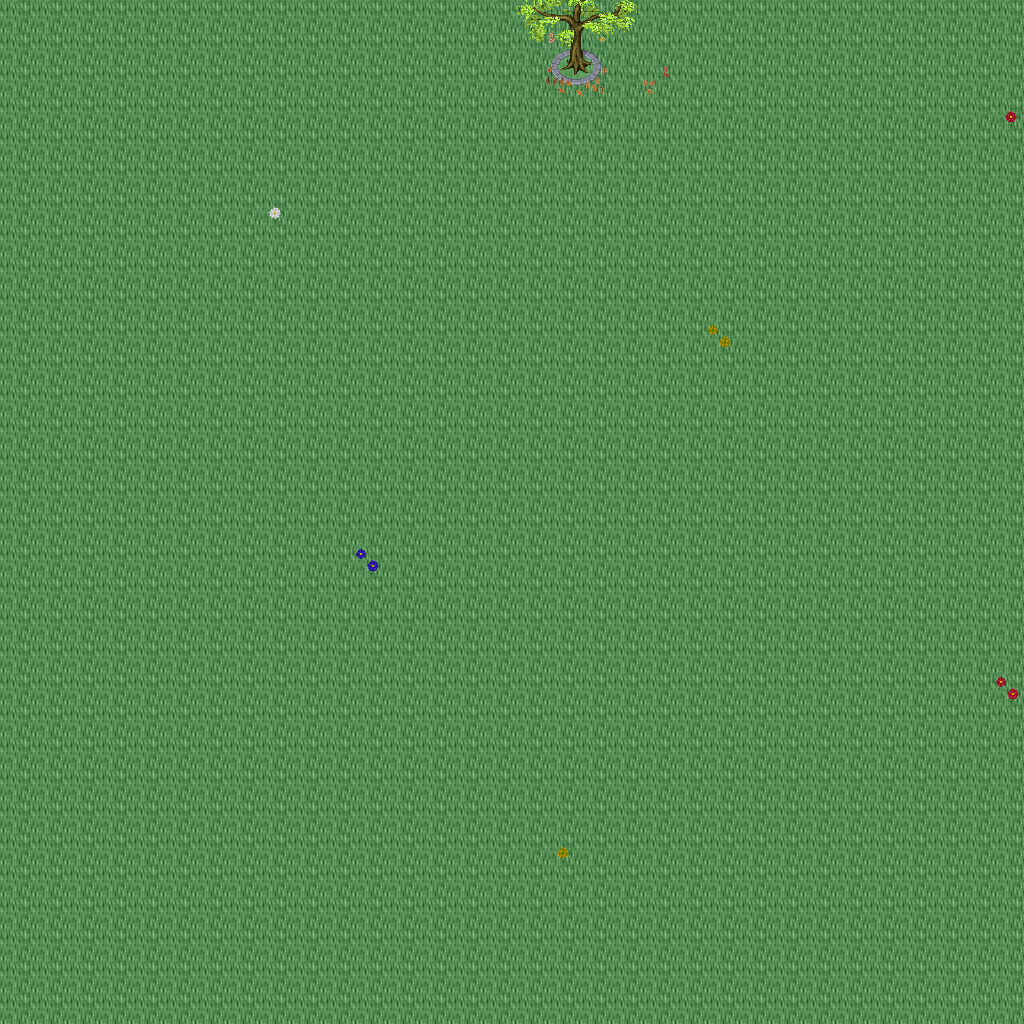

The image is a tile-based game level rendered from a .tmx file. Its description and source (layers, tilesets, objects; grid data summarised) follow:
An orthogonal 32x32 tile map with 32x32 px tiles, 5 tile layers (Ground, Objects, Objects2, Above, ...), 1 hidden layer not drawn, 32 tilesets.

<map version="1.10" tiledversion="1.11.0" orientation="orthogonal" renderorder="right-down" width="32" height="32" tilewidth="32" tileheight="32" infinite="0" nextlayerid="11" nextobjectid="1">
 <tileset firstgid="1" name="logic_collision" tilewidth="32" tileheight="32" tilecount="1" columns="1">
  <image source="../drawable/logic_collision.png" width="32" height="32" />
 </tileset>
 <tileset firstgid="2" name="ground_ground" tilewidth="32" tileheight="32" tilecount="33" columns="3">
  <image source="../drawable/ground_ground.png" width="96" height="352" />
 </tileset>
 <tileset firstgid="35" name="building_castle" tilewidth="32" tileheight="32" tilecount="320" columns="20">
  <image source="../drawable/building_castle.png" width="640" height="512" />
 </tileset>
 <tileset firstgid="355" name="building_roof_blue" tilewidth="32" tileheight="32" tilecount="20" columns="5">
  <image source="../drawable/building_roof_blue.png" width="160" height="128" />
 </tileset>
 <tileset firstgid="375" name="item_weapon_cannon" tilewidth="32" tileheight="32" tilecount="12" columns="3">
  <image source="../drawable/item_weapon_cannon.png" width="96" height="128" />
 </tileset>
 <tileset firstgid="387" name="ground_stonecircle" tilewidth="32" tileheight="32" tilecount="81" columns="9">
  <image source="../drawable/ground_stonecircle.png" width="288" height="288" />
 </tileset>
 <tileset firstgid="468" name="ground_grass_edges" tilewidth="32" tileheight="32" tilecount="36" columns="12">
  <image source="../drawable/ground_grass_edges.png" width="384" height="96" />
 </tileset>
 <tileset firstgid="504" name="ground_grass_corners" tilewidth="32" tileheight="32" tilecount="24" columns="6">
  <image source="../drawable/ground_grass_corners.png" width="192" height="128" />
 </tileset>
 <tileset firstgid="528" name="plant_tree_fall_trees" tilewidth="32" tileheight="32" tilecount="40" columns="8">
  <image source="../drawable/plant_tree_fall_trees.png" width="256" height="160" />
 </tileset>
 <tileset firstgid="568" name="plant_tree_locust_tree" tilewidth="32" tileheight="32" tilecount="20" columns="4">
  <image source="../drawable/plant_tree_locust_tree.png" width="128" height="160" />
 </tileset>
 <tileset firstgid="588" name="furniture_light_lamp_blue" tilewidth="32" tileheight="32" tilecount="3" columns="1">
  <image source="../drawable/furniture_light_lamp_blue.png" width="32" height="96" />
 </tileset>
 <tileset firstgid="591" name="item_pot_pot_purple" tilewidth="32" tileheight="32" tilecount="1" columns="1">
  <image source="../drawable/item_pot_pot_purple.png" width="32" height="32" />
 </tileset>
 <tileset firstgid="592" name="item_pot_barrel_with_flower" tilewidth="32" tileheight="32" tilecount="2" columns="2">
  <image source="../drawable/item_pot_barrel_with_flower.png" width="64" height="32" />
 </tileset>
 <tileset firstgid="594" name="item_textile_laundry" tilewidth="32" tileheight="32" tilecount="16" columns="4">
  <image source="../drawable/item_textile_laundry.png" width="128" height="128" />
 </tileset>
 <tileset firstgid="610" name="plant_flower_daisy_blue" tilewidth="32" tileheight="32" tilecount="8" columns="2">
  <image source="../drawable/plant_flower_daisy_blue.png" width="64" height="128" />
 </tileset>
 <tileset firstgid="618" name="plant_flower_daisy_red" tilewidth="32" tileheight="32" tilecount="8" columns="2">
  <image source="../drawable/plant_flower_daisy_red.png" width="64" height="128" />
 </tileset>
 <tileset firstgid="626" name="plant_flower_daisy_white" tilewidth="32" tileheight="32" tilecount="8" columns="2">
  <image source="../drawable/plant_flower_daisy_white.png" width="64" height="128" />
 </tileset>
 <tileset firstgid="634" name="plant_flower_daisy_yellow" tilewidth="32" tileheight="32" tilecount="8" columns="2">
  <image source="../drawable/plant_flower_daisy_yellow.png" width="64" height="128" />
 </tileset>
 <tileset firstgid="642" name="light_dim_light_7x5" tilewidth="32" tileheight="32" tilecount="35" columns="7">
  <image source="../drawable/light_dim_light_7x5.png" width="224" height="160" />
 </tileset>
 <tileset firstgid="677" name="plant_stump_small_stump" tilewidth="32" tileheight="32" tilecount="4" columns="2">
  <image source="../drawable/plant_stump_small_stump.png" width="64" height="64" />
 </tileset>
 <tileset firstgid="681" name="plant_stump_stump_pale_purple" tilewidth="32" tileheight="32" tilecount="4" columns="2">
  <image source="../drawable/plant_stump_stump_pale_purple.png" width="64" height="64" />
 </tileset>
 <tileset firstgid="685" name="plant_indoor_small_flowerpots" tilewidth="32" tileheight="32" tilecount="4" columns="2">
  <image source="../drawable/plant_indoor_small_flowerpots.png" width="64" height="64" />
 </tileset>
 <tileset firstgid="689" name="plant_leaves" tilewidth="32" tileheight="32" tilecount="8" columns="4">
  <image source="../drawable/plant_leaves.png" width="128" height="64" />
 </tileset>
 <tileset firstgid="697" name="building_decoration_chimney" tilewidth="32" tileheight="32" tilecount="2" columns="1">
  <image source="../drawable/building_decoration_chimney.png" width="32" height="64" />
 </tileset>
 <tileset firstgid="699" name="building_decoration_orbpedestal" tilewidth="32" tileheight="32" tilecount="2" columns="1">
  <image source="../drawable/building_decoration_orbpedestal.png" width="32" height="64" />
 </tileset>
 <tileset firstgid="701" name="light_light_5x5" tilewidth="32" tileheight="32" tilecount="25" columns="5">
  <image source="../drawable/light_light_5x5.png" width="160" height="160" />
 </tileset>
 <tileset firstgid="726" name="plant_lily_pads" tilewidth="32" tileheight="32" tilecount="2" columns="1">
  <image source="../drawable/plant_lily_pads.png" width="32" height="64" />
 </tileset>
 <tileset firstgid="728" name="ground_ground_3" tilewidth="32" tileheight="32" tilecount="5" columns="5">
  <image source="../drawable/ground_ground_3.png" width="160" height="32" />
 </tileset>
 <tileset firstgid="733" name="building_cottage" tilewidth="32" tileheight="32" tilecount="256" columns="16">
  <image source="../drawable/building_cottage.png" width="512" height="512" />
 </tileset>
 <tileset firstgid="989" name="building_roof_thatched_roof" tilewidth="32" tileheight="32" tilecount="256" columns="16">
  <image source="../drawable/building_roof_thatched_roof.png" width="512" height="512" />
 </tileset>
 <tileset firstgid="1245" name="building_window_windows" tilewidth="32" tileheight="32" tilecount="256" columns="16">
  <image source="../drawable/building_window_windows.png" width="512" height="512" />
 </tileset>
 <tileset firstgid="1501" name="building_door_doors" tilewidth="32" tileheight="32" tilecount="256" columns="16">
  <image source="../drawable/building_door_doors.png" width="512" height="512" />
 </tileset>
 <layer id="1" name="Ground" width="32" height="32">
  <data>[1024 cells, 1024 non-empty, 1 distinct tile ids]</data>
 </layer>
 <layer id="2" name="Objects" width="32" height="32">
  <data>[1024 cells, 8 non-empty, 8 distinct tile ids]</data>
 </layer>
 <layer id="3" name="Objects2" width="32" height="32">
  <data>[1024 cells, 5 non-empty, 5 distinct tile ids]</data>
 </layer>
 <layer id="4" name="Above" width="32" height="32">
  <data>[1024 cells, 8 non-empty, 8 distinct tile ids]</data>
 </layer>
 <layer id="5" name="Above2" width="32" height="32">
  <data>[1024 cells, 0 non-empty, 0 distinct tile ids]</data>
 </layer>
 <layer id="6" name="Walkable" width="32" height="32" visible="0">
  <data>[1024 cells, 4 non-empty, 1 distinct tile ids]</data>
 </layer>
 <objectgroup id="7" name="Mapevents" />
 <objectgroup id="8" name="Spawn" />
 <objectgroup id="9" name="Keys" />
 <objectgroup id="10" name="Replace" />
</map>
